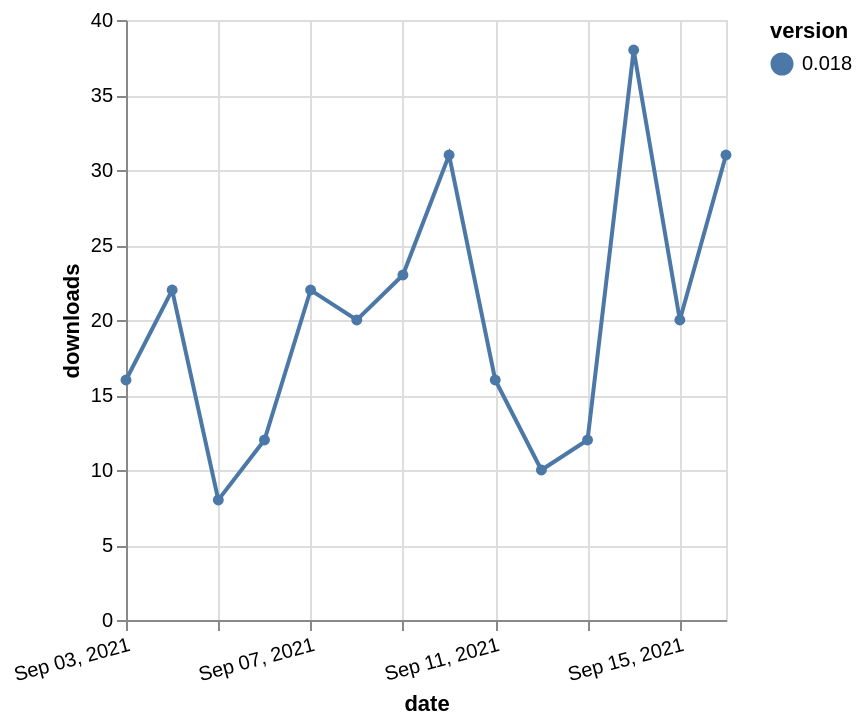

Write the Vega-Lite specification saved for this chart.
### Vega-Lite specification from a JSON file in a GitHub repository (floating-point values rounded to 4 significant figures)
{"$schema": "https://vega.github.io/schema/vega-lite/v5.json", "description": "A simple bar chart with embedded data.", "data": {"values": [{"date": "2021-09-03", "total": 29180, "delta": 16, "version": "0.018"}, {"date": "2021-09-04", "total": 29202, "delta": 22, "version": "0.018"}, {"date": "2021-09-05", "total": 29210, "delta": 8, "version": "0.018"}, {"date": "2021-09-06", "total": 29222, "delta": 12, "version": "0.018"}, {"date": "2021-09-07", "total": 29244, "delta": 22, "version": "0.018"}, {"date": "2021-09-08", "total": 29264, "delta": 20, "version": "0.018"}, {"date": "2021-09-09", "total": 29287, "delta": 23, "version": "0.018"}, {"date": "2021-09-10", "total": 29318, "delta": 31, "version": "0.018"}, {"date": "2021-09-11", "total": 29334, "delta": 16, "version": "0.018"}, {"date": "2021-09-12", "total": 29344, "delta": 10, "version": "0.018"}, {"date": "2021-09-13", "total": 29356, "delta": 12, "version": "0.018"}, {"date": "2021-09-14", "total": 29394, "delta": 38, "version": "0.018"}, {"date": "2021-09-15", "total": 29414, "delta": 20, "version": "0.018"}, {"date": "2021-09-16", "total": 29445, "delta": 31, "version": "0.018"}]}, "width": "container", "mark": {"type": "line", "point": {"filled": true}}, "encoding": {"x": {"field": "date", "type": "temporal", "timeUnit": "yearmonthdate", "title": "date", "axis": {"labelAngle": -15}}, "y": {"field": "delta", "type": "quantitative", "title": "downloads"}, "color": {"field": "version", "type": "nominal"}, "tooltip": {"field": "delta"}}}
